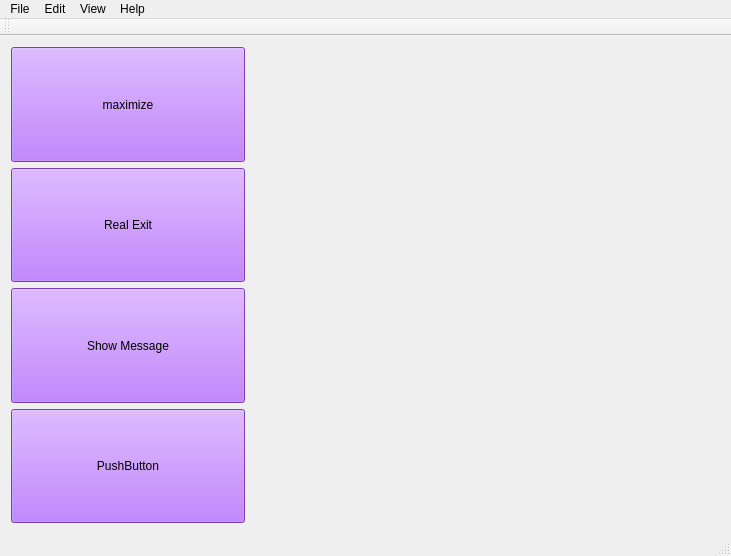
<?xml version="1.0" encoding="UTF-8"?>
<ui version="4.0">
 <class>MainWindow</class>
 <widget class="QMainWindow" name="MainWindow">
  <property name="geometry">
   <rect>
    <x>0</x>
    <y>0</y>
    <width>731</width>
    <height>556</height>
   </rect>
  </property>
  <property name="windowTitle">
   <string>MainWindow</string>
  </property>
  <widget class="QWidget" name="centralWidget">
   <property name="sizePolicy">
    <sizepolicy hsizetype="Fixed" vsizetype="Fixed">
     <horstretch>0</horstretch>
     <verstretch>0</verstretch>
    </sizepolicy>
   </property>
   <layout class="QGridLayout" name="gridLayout">
    <item row="0" column="1">
     <layout class="QVBoxLayout" name="verticalLayout_2">
      <item>
       <widget class="QToolButton" name="toolButton">
        <property name="enabled">
         <bool>true</bool>
        </property>
        <property name="sizePolicy">
         <sizepolicy hsizetype="Minimum" vsizetype="Preferred">
          <horstretch>0</horstretch>
          <verstretch>0</verstretch>
         </sizepolicy>
        </property>
        <property name="focusPolicy">
         <enum>Qt::NoFocus</enum>
        </property>
        <property name="toolTip">
         <string>&lt;html&gt;&lt;head/&gt;&lt;body&gt;&lt;p&gt;okokoko&lt;/p&gt;&lt;/body&gt;&lt;/html&gt;</string>
        </property>
        <property name="whatsThis">
         <string>&lt;html&gt;&lt;head/&gt;&lt;body&gt;&lt;p&gt;?????&lt;/p&gt;&lt;/body&gt;&lt;/html&gt;</string>
        </property>
        <property name="styleSheet">
         <string notr="true">background-color: rgb(170, 85, 255);
color: rgb(0, 0, 0);</string>
        </property>
        <property name="text">
         <string>maximize</string>
        </property>
       </widget>
      </item>
      <item>
       <widget class="QPushButton" name="realExit">
        <property name="sizePolicy">
         <sizepolicy hsizetype="Minimum" vsizetype="Preferred">
          <horstretch>0</horstretch>
          <verstretch>0</verstretch>
         </sizepolicy>
        </property>
        <property name="styleSheet">
         <string notr="true">background-color: rgb(170, 85, 255);
color: rgb(0, 0, 0);</string>
        </property>
        <property name="text">
         <string>Real Exit</string>
        </property>
       </widget>
      </item>
      <item>
       <widget class="QPushButton" name="messageButton">
        <property name="sizePolicy">
         <sizepolicy hsizetype="Minimum" vsizetype="Preferred">
          <horstretch>0</horstretch>
          <verstretch>0</verstretch>
         </sizepolicy>
        </property>
        <property name="styleSheet">
         <string notr="true">background-color: rgb(170, 85, 255);
color: rgb(0, 0, 0);</string>
        </property>
        <property name="text">
         <string>Show Message</string>
        </property>
       </widget>
      </item>
      <item>
       <widget class="QPushButton" name="pushButton">
        <property name="sizePolicy">
         <sizepolicy hsizetype="Minimum" vsizetype="Preferred">
          <horstretch>0</horstretch>
          <verstretch>0</verstretch>
         </sizepolicy>
        </property>
        <property name="styleSheet">
         <string notr="true">background-color: rgb(170, 85, 255);
color: rgb(0, 0, 0);</string>
        </property>
        <property name="text">
         <string>PushButton</string>
        </property>
       </widget>
      </item>
     </layout>
    </item>
    <item row="0" column="2" colspan="2">
     <layout class="QVBoxLayout" name="viewport"/>
    </item>
   </layout>
  </widget>
  <widget class="QMenuBar" name="menuBar">
   <property name="geometry">
    <rect>
     <x>0</x>
     <y>0</y>
     <width>731</width>
     <height>20</height>
    </rect>
   </property>
   <widget class="QMenu" name="File">
    <property name="title">
     <string>File</string>
    </property>
    <addaction name="Exit"/>
    <addaction name="separator"/>
   </widget>
   <widget class="QMenu" name="Edit">
    <property name="title">
     <string>Edit</string>
    </property>
    <addaction name="Option1"/>
    <addaction name="Option2"/>
    <addaction name="separator"/>
    <addaction name="Option3"/>
   </widget>
   <widget class="QMenu" name="View">
    <property name="title">
     <string>View</string>
    </property>
   </widget>
   <widget class="QMenu" name="Help">
    <property name="title">
     <string>Help</string>
    </property>
   </widget>
   <addaction name="File"/>
   <addaction name="Edit"/>
   <addaction name="View"/>
   <addaction name="Help"/>
  </widget>
  <widget class="QToolBar" name="mainToolBar">
   <attribute name="toolBarArea">
    <enum>TopToolBarArea</enum>
   </attribute>
   <attribute name="toolBarBreak">
    <bool>false</bool>
   </attribute>
  </widget>
  <widget class="QStatusBar" name="statusBar"/>
  <action name="Option1">
   <property name="checkable">
    <bool>true</bool>
   </property>
   <property name="text">
    <string>option1</string>
   </property>
  </action>
  <action name="Option2">
   <property name="checkable">
    <bool>true</bool>
   </property>
   <property name="text">
    <string>Option2</string>
   </property>
  </action>
  <action name="Option3">
   <property name="checkable">
    <bool>true</bool>
   </property>
   <property name="text">
    <string>Option3</string>
   </property>
  </action>
  <action name="Exit">
   <property name="text">
    <string>Exit</string>
   </property>
   <property name="shortcut">
    <string>Esc</string>
   </property>
  </action>
 </widget>
 <layoutdefault spacing="6" margin="11"/>
 <resources/>
 <connections/>
</ui>
